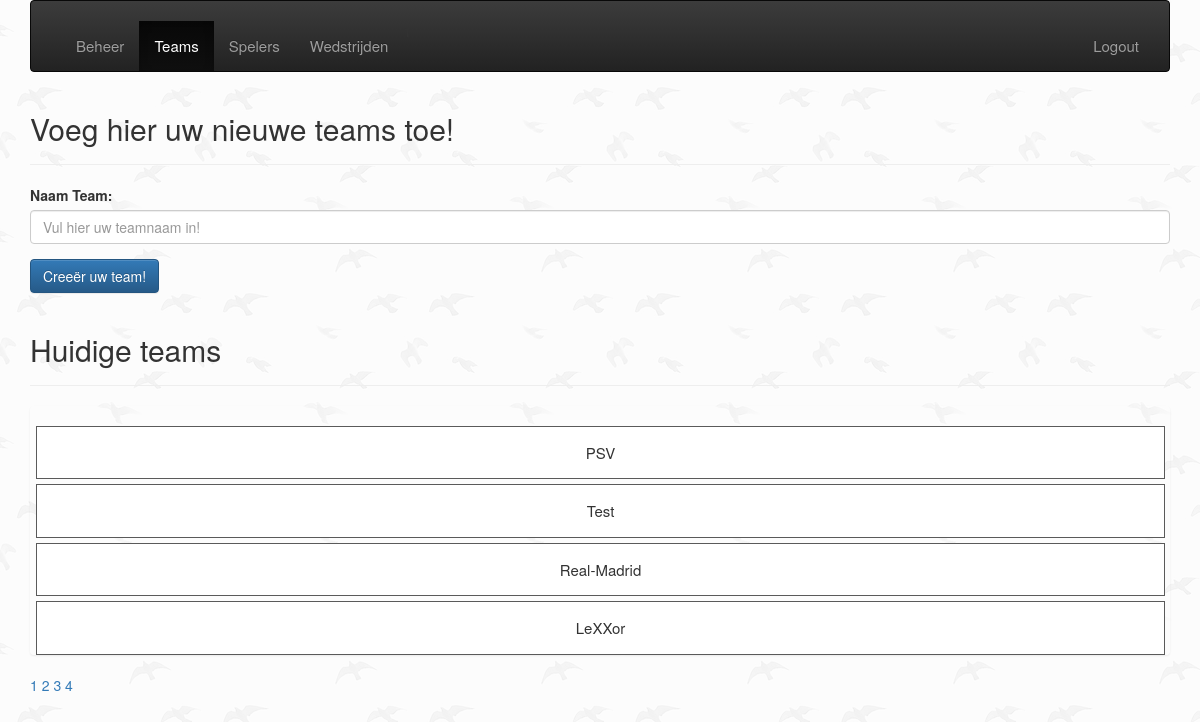
Page /admin/public/createTeam.php (signed in) on the earlier database version.
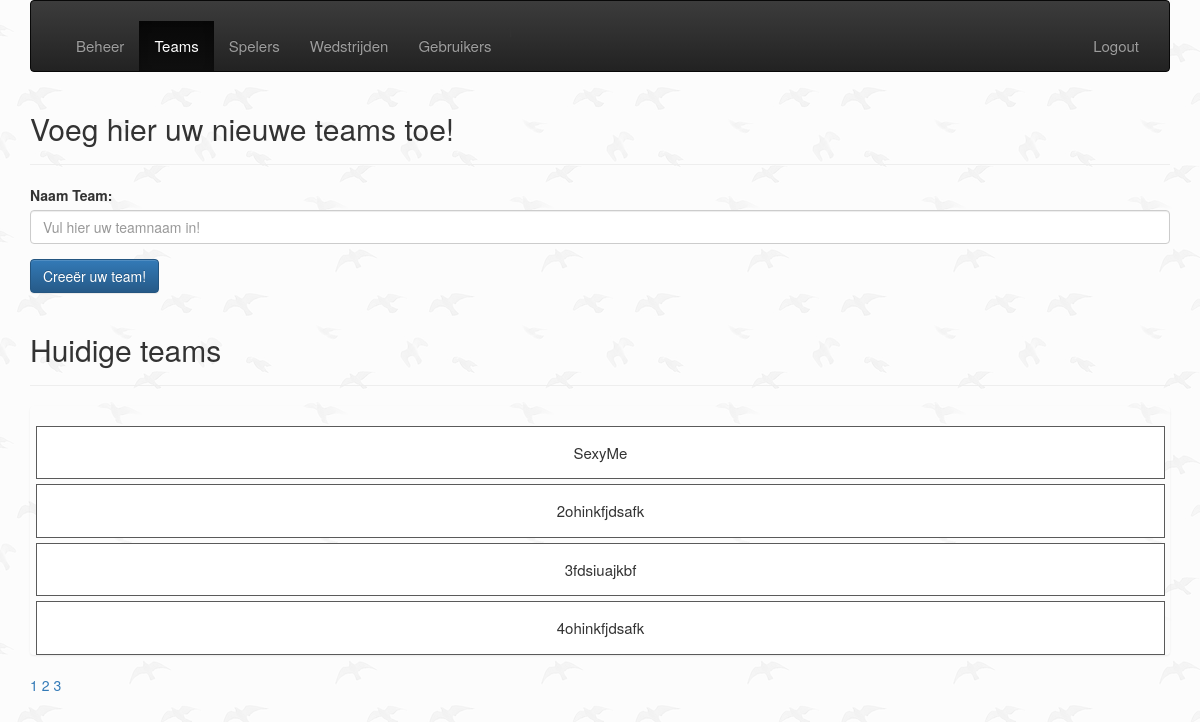
Same page on the later database version.
### tables this page shows
CREATE TABLE `tbl_teams` (
  `id` int(11) UNSIGNED NOT NULL,
  `poule_id` int(11) NOT NULL DEFAULT '0',
  `name` varchar(255) NOT NULL,
  `points` int(3) DEFAULT '0',
  `totalGoals` int(11) NOT NULL DEFAULT '0',
  `created_at` datetime NOT NULL DEFAULT CURRENT_TIMESTAMP,
  `deleted_at` datetime DEFAULT NULL
);

### admin/app/init.php (called while the page is built)
<?php
$navMenu = [
    [
        'label' => 'Beheer',
        'link'  => 'beheer.php',
        'level' => 1
    ],
    [
        'label' => 'Teams',
        'link'  => 'createTeam.php',
        'level' => 1
    ],
    [
        'label' => 'Spelers',
        'link'  => 'createPlayer.php',
        'level' => 1
    ],
    [
        'label' => 'Wedstrijden',
        'link'  => 'createGame.php',
        'level' => 1
    ],
    [
        'label' => 'Gebruikers',
        'link'  => 'createUser.php',
        'level' => 2
    ],
];

### admin/public/createTeam.php (the view, shortened to what this page needs)
<?php
require ('header.php');
require ('../app/database.php');
?>
    <header class="page-header">
        <h2>Voeg hier uw nieuwe teams toe!</h2>
    </header>
<section>
    <form action="../app/team_manager.php" method="POST" enctype="multipart/form-data">
        <div class="form-group">
            <label for="nameTeam">Naam Team:</label>
            <input type="text" class="form-control" name="nameTeam" placeholder="Vul hier uw teamnaam in!">
        </div>
        <div class="form-group">
            <input type="submit" value="Creeër uw team!" class="btn btn-primary" name="register">
        </div>
    </form>
    <header class="page-header">
        <h2>Huidige teams</h2>
    </header>
        <?php
        $page = isset($_GET['page'])?(int)$_GET['page'] : 1;
        $perPage = isset($_GET['per-page'])&& $_GET['per-page'] <=4  ?(int)$_GET['per-page'] : 4;
        $start = ($page > 1) ? ($page * $perPage) - $perPage : 0;
        $teams = $db_conn->prepare ("SELECT SQL_CALC_FOUND_ROWS * FROM tbl_teams LIMIT {$start},{$perPage}");
        $teams->execute();
        $teams = $teams->fetchAll(PDO::FETCH_ASSOC);
        $total = $db_conn->query("SELECT FOUND_ROWS() as total")->fetch()['total'];
        $pages = ceil($total /$perPage);
        ?>
        <ul class="list-group">
            <?php
            foreach ($teams as $team)
            {
                echo "<ul class=\"game-item\">
                          <form action=\"   adjust_team.php\" method=\"POST\">
                          <input type=\"hidden\" name=\"adjust\" value=\"{$team['id']}\">
                          <input class=\"adjust\" type=\"submit\" value=\"adjust\">
                             </form>
                          <li>{$team['name']}</li>
                          <form action=\"../app/delete_team_manager.php\" method=\"POST\">
                          <input type=\"hidden\" name=\"delete\" value=\"{$team['id']}\">
                          <input class=\"delete\" type=\"submit\" value=\"delete\">
                          </form>
                          </ul>";
            }
            ?>
        </ul>
        <div class="pagenation">
            <?php  for ($x =1; $x <= $pages; $x++) :?>
                <a href="?page=<?php echo $x; ?>&per-page=<?php echo $perPage ?>"><?php  echo $x; ?></a>
            <?php endfor; ?>
        </div>
</section>
<?php
 require ('footer.php');
?>

### admin/public/header.php (shortened to what this page needs)
<?php
    require_once __DIR__ . '/../app/init.php';
    function checkActiveUrl($url)
    {
        $requestedUrl = $_SERVER['REQUEST_URI'];
        $split = explode('/', $requestedUrl);
        if (end($split) === $url )
        {
            return true;
        }
        return false;
    }
?>
<!doctype html>
<html lang="en">
<head>
    <link rel="stylesheet" href="../css/main.css">
    <link rel="stylesheet" href="https://maxcdn.bootstrapcdn.com/bootstrap/3.3.7/css/bootstrap.min.css"
>
    <link rel="stylesheet" href="https://maxcdn.bootstrapcdn.com/bootstrap/3.3.7/css/bootstrap-theme.min.css"
>
</head>
<body>
    <div class="container">
        <nav class="navbar navbar-inverse">
            <div class="container-fluid">
                <div class="collapse navbar-collapse" id="bs-example-navbar-collapse-1">
                    <ul class="nav navbar-nav">
                        <?php foreach($navMenu as $item): ?>
                            <?php if($item['level'] <= $_SESSION['adminLevel'] ): ?>
                                <li class="<?php echo checkActiveUrl($item['link']) ? 'active' : '' ?>" role="presentation"><a href="<?= $item['link']; ?>"> <?= $item['label']; ?> </a></li>
                            <?php endif; ?>
                        <?php endforeach; ?>
                    </ul>
                    <ul class="nav navbar-nav navbar-right">
                        <li><a href="logout.php">Logout</a></li>
                    </ul>
                </div>
            </div>
        </nav>

Differences in the rows shown:
removed tbl_teams: name "PSV"
removed tbl_teams: name "Test"
removed tbl_teams: name "Real-Madrid"
removed tbl_teams: name "LeXXor"
now on this page (row edited): tbl_teams: name "SexyMe"
now on this page (row edited): tbl_teams: name "2ohinkfjdsafk"
now on this page (row edited): tbl_teams: name "3fdsiuajkbf"
now on this page (row edited): tbl_teams: name "4ohinkfjdsafk"
Other differences:
new list line: "Gebruikers"
list line gone: "4"
